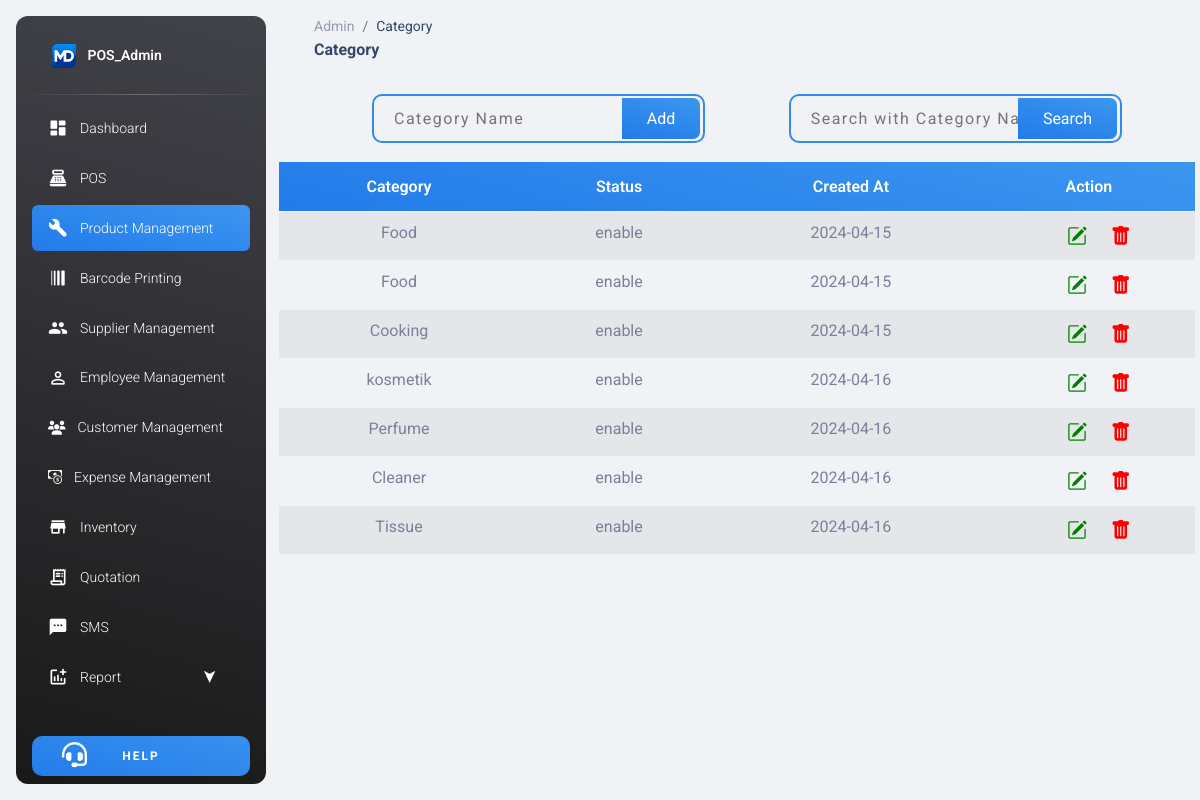
The app's page /Admin_panel/category.php with its own data.
### tables this page shows
CREATE TABLE `category` (
  `id` int(255) NOT NULL,
  `name` varchar(255) NOT NULL,
  `status` varchar(255) NOT NULL,
  `created_at` date NOT NULL
);

### Admin_panel/category.php (the view, shortened to what this page needs)
<!DOCTYPE html>
<html lang="en">
<head>
  <link rel="stylesheet" href="https://cdn.jsdelivr.net/npm/bootstrap-icons@1.11.3/font/bootstrap-icons.min.css">
  <link rel="stylesheet" href="https://cdnjs.cloudflare.com/ajax/libs/font-awesome/6.5.1/css/fontawesome.min.css" />
  <link href="../assets/css/nucleo-icons.css" rel="stylesheet" />
  <link href="../assets/css/nucleo-svg.css" rel="stylesheet" />
  <link href="../assets/css/category.css" rel="stylesheet" />
  <link id="pagestyle" href="../assets/css/material-dashboard.css?v=3.1.0" rel="stylesheet" />
</head>
<body class="g-sidenav-show  bg-gray-200">
  <aside class="sidenav navbar navbar-vertical navbar-expand-xs border-0 border-radius-xl my-3 fixed-start ms-3   bg-gradient-dark" id="sidenav-main">
    <div class="sidenav-header">
      <a class="navbar-brand m-0" href=" https://demos.creative-tim.com/material-dashboard/pages/dashboard " target="_blank">
        <img src="../assets/img/MD logo.svg" class="navbar-brand-img h-100" alt="main_logo">
        <span class="ms-1 font-weight-bold text-white">POS_Admin</span>
      </a>
    </div>
    <hr class="horizontal light mt-0 mb-2">
    <div class="collapse navbar-collapse  w-auto " id="sidenav-collapse-main">
      <ul class="navbar-nav">
        <li class="nav-item">
          <a class="nav-link text-white" href="dashboard.php">
            <div class="text-white text-center me-2 d-flex align-items-center justify-content-center">
              <i class="material-icons opacity-10">dashboard</i>
            </div>
            <span class="nav-link-text ms-1">Dashboard</span>
          </a>
        </li>
        <li class="nav-item">
          <a class="nav-link text-white" href="pos.php">
            <div class="text-white text-center me-2 d-flex align-items-center justify-content-center">
              <i class="material-icons opacity-10">point_of_sale</i>
            </div>
            <span class="nav-link-text ms-1">POS</span>
          </a>
        </li>
        <li class="nav-item">
          <a class="nav-link text-white bg-gradient-primary" href="product_management.php">
            <div class="text-white text-center me-2 d-flex align-items-center justify-content-center">
              <i class="material-icons opacity-10">build</i>
            </div>
            <span class="nav-link-text ms-1">Product Management</span>
          </a>
        </li>
        <li class="nav-item">
          <a class="nav-link text-white " href="barcode_printing.php">
            <div class="text-white text-center me-2 d-flex align-items-center justify-content-center">
              <i class="material-icons opacity-10" style="transform:rotate(90deg);">line_weight</i>
            </div>
            <span class="nav-link-text ms-1">Barcode Printing</span>
          </a>
        </li>
        <li class="nav-item">
          <a class="nav-link text-white " href="supplier_management.php">
            <div class="text-white text-center me-2 d-flex align-items-center justify-content-center">
              <i class="material-icons opacity-10">group</i>
            </div>
            <span class="nav-link-text ms-1">Supplier Management</span>
          </a>
        </li>
        <li class="nav-item">
          <a class="nav-link text-white " href="sales_staff.php">
            <div class="text-white text-center me-2 d-flex align-items-center justify-content-center">
              <i class="material-icons opacity-10">person_outline</i>
            </div>
            <span class="nav-link-text ms-1">Employee Management</span>
          </a>
        </li>
        <li class="nav-item">
          <a class="nav-link text-white " href="customer_management.php">
            <div class="text-white text-center me-2 d-flex align-items-center justify-content-center">
              <i class="fas fa-users opacity-10"></i>
            </div>
            <span class="nav-link-text ms-1">Customer Management</span>
          </a>
        </li>
        <li class="nav-item">
          <a class="nav-link text-white " href="expens_management.php">
            <div class="text-white text-center me-2 d-flex align-items-center justify-content-center">
            <i class="bi bi-cash-coin opacity-10"></i>
            </div>
            <span class="nav-link-text ms-1">Expense Management</span>
          </a>
        </li>
        <li class="nav-item">
          <a class="nav-link text-white" href="inventory.php">
            <div class="text-white text-center me-2 d-flex align-items-center justify-content-center">
              <i class="material-icons opacity-10">store</i>
            </div>
            <span class="nav-link-text ms-1">Inventory</span>
          </a>
        </li>
        <li class="nav-item">
          <a class="nav-link text-white " href="quotation.php">
            <div class="text-white text-center me-2 d-flex align-items-center justify-content-center">
              <i class="material-icons opacity-10">receipt_long</i>
            </div>
            <span class="nav-link-text ms-1">Quotation</span>
          </a>
        </li>
        <li class="nav-item">
          <a class="nav-link text-white" href="sms.php">
            <div class="text-white text-center me-2 d-flex align-items-center justify-content-center">
              <i class="material-icons opacity-10">sms</i>
            </div>
            <span class="nav-link-text ms-1">SMS</span>
          </a>
        </li>
        <li class="nav-item sub_menu">
          <div class="nav-link text-white dropdown_menu" href="sales_report.php">
            <div class="text-white text-center me-2 d-flex align-items-center justify-content-center">
              <i class="material-icons opacity-10">addchart</i>
            </div>
            <span class="nav-link-text ms-1">Report</span>
          </div>
        </li>
      </ul>
    </div>
    <div class="sidenav-footer position-absolute w-100 bottom-1">
      <div class="mx-3">
        <a class="btn bg-gradient-primary w-100 " href="support.php" type="button" style="letter-spacing:2px;border-radius:10px !important;padding:10px !important;"><i class="fas fa-headset position-absolute  text-white" style="font-size:25px;width: 100%; left:-30%; top: 7px;"></i><span class="text-white">Help</span></a>
      </div>
    </div>
  </aside>
  <main class="main-content position-relative max-height-vh-100 h-100 border-radius-lg ">
    <nav class="navbar navbar-main navbar-expand-lg px-0 mx-4 shadow-none border-radius-xl" id="navbarBlur" data-scroll="true">
      <div class="container-fluid py-1 px-3">
        <nav aria-label="breadcrumb">
          <ol class="breadcrumb bg-transparent mb-0 pb-0 pt-1 px-0 me-sm-6 me-5">
            <li class="breadcrumb-item text-sm"><a class="opacity-5 text-dark" href="javascript:;">Admin</a></li>
            <li class="breadcrumb-item text-sm text-dark active" aria-current="page">Category</li>
          </ol>
          <h6 class="font-weight-bolder mb-0">Category</h6>
        </nav>
      </div>
    </nav>
    <div class="search bg-gray-200 d-flex">
        <div class="left">
            <form action="SQL/addCategory.php" method="post">
                <input type="text" name="category" id="" placeholder="Category Name">
                <input class="bg-gradient-primary" type="submit" name="submit" id="submit" value="Add">
            </form>
        </div>
        <div class="right">
            <input type="text" name="search" id="search" placeholder="Search with Category Name">
            <input class="bg-gradient-primary" type="submit" name="submit" id="submit" value="Search">
        </div>
    </div>
    <div class="view d-flex justify-content-between">
    <table class="table table-striped text-center">
        <thead class="bg-gradient-primary text-white">
          <th>Category</th>
          <th>Status</th>
          <th>Created At</th>
          <th>Action</th>
        </thead>
        <tbody>
            <?php
            require_once('../conn.php');
            if($conn)
            {
                $sql = "select * from category";
                $qry = mysqli_query($conn, $sql);
                if(mysqli_num_rows($qry) > 0)
                {
                    while($row = mysqli_fetch_assoc($qry))
                    {
                        ?>
          <tr>
            <td><?php echo $row['name']; ?></td>
            <td><?php echo $row['status']; ?></td>
            <td><?php echo $row['created_at']; ?></td>
            <td>
              <a style="margin:0px 20px;" href="editCategory.php?id=<?php echo $row['id']; ?>"><i style="font-size:20px; color:green" class="bi bi-pencil-square"></i></a>
              <a href="SQL/deleteCategory.php?id=<?php echo $row['id']; ?>"><i style= "color:red;font-size:20px;" class="bi bi-trash-fill"></i></a>
            </td>
          </tr>
                <?php
                          }
                        }
                    }
                ?>
        </tbody>
    </table>
    </div>

### assets/css/category.css (style rules this page uses)
.search { text-align: center; justify-content: space-between; padding: 2% 5%; }
.right, .left { position: relative; width: 40%; margin: auto; }
.right input[type="text"], .left input[type="text"] { padding: 10px 20px; letter-spacing: 1.5px; border-radius: 10px; border: 2px solid #3089ED; margin: 0px 10px; background: transparent; width: 100%; outline: none; }
.right input[type="submit"], .left input[type="submit"] { position: absolute; top: 4px; right: -5px; padding: 8px 25px; color: white; border: none; border-top-right-radius: 7px; border-bottom-right-radius: 7px }
.view { max-height: 75dvh; overflow-y: scroll; overflow-x: hidden; padding: 0px 5px; }

### records on screen
category: name "Food", status "enable", created_at "2024-04-15"
category: name "Food", status "enable", created_at "2024-04-15"
category: name "Cooking", status "enable", created_at "2024-04-15"
category: name "kosmetik", status "enable", created_at "2024-04-16"
category: name "Perfume", status "enable", created_at "2024-04-16"
category: name "Cleaner", status "enable", created_at "2024-04-16"
category: name "Tissue", status "enable", created_at "2024-04-16"
